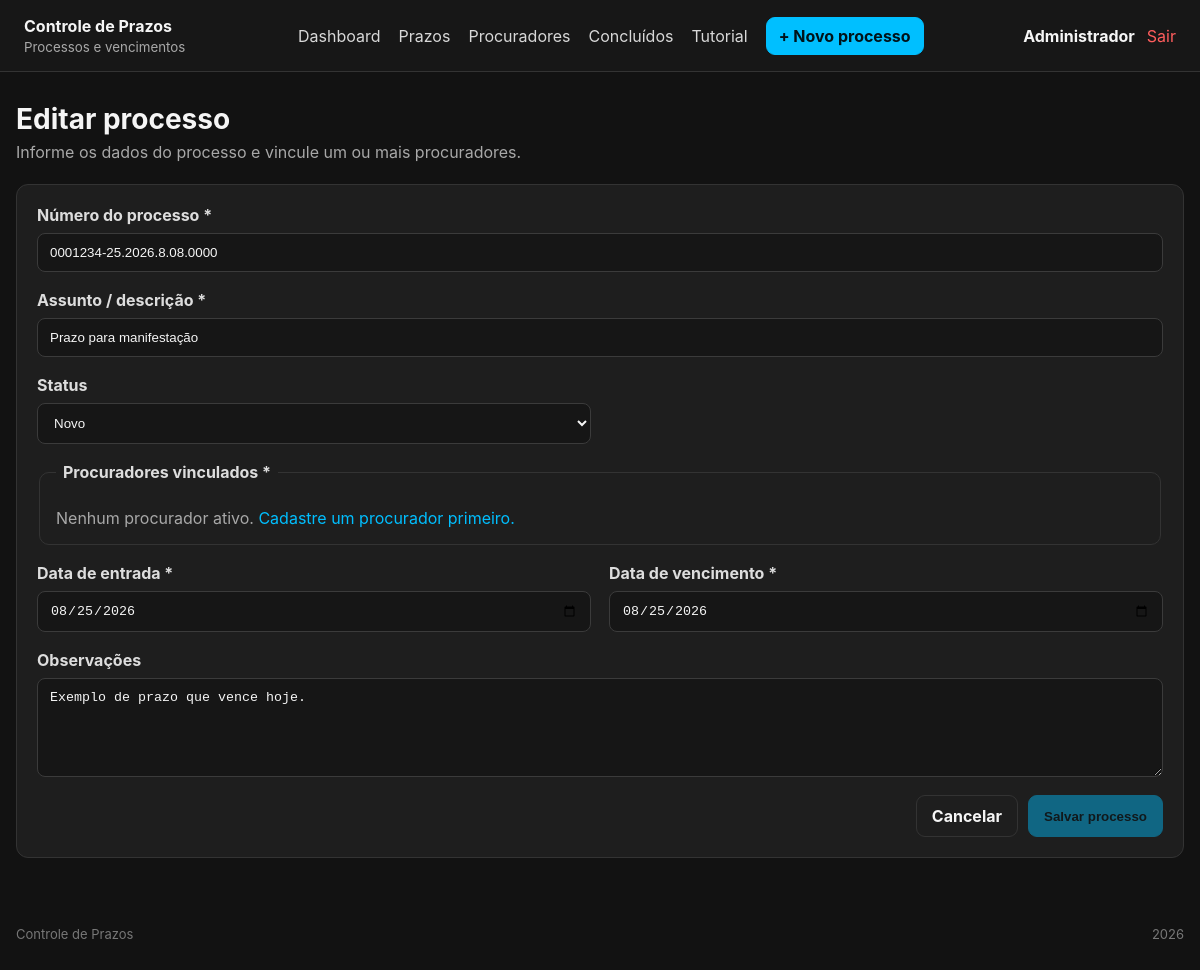
/prazo_form.php?id=1 (signed in), run on the app's committed database.
### tables this page shows
CREATE TABLE IF NOT EXISTS prazos (
    id INT UNSIGNED AUTO_INCREMENT PRIMARY KEY,
    numero_processo VARCHAR(100) NOT NULL,
    assunto VARCHAR(255) NOT NULL,
    responsavel_id INT UNSIGNED NULL,
    data_entrada DATE NOT NULL,
    data_vencimento DATE NOT NULL,
    status ENUM('Novo','Em andamento','Concluído','Retorno') NOT NULL DEFAULT 'Novo',
    observacoes TEXT NULL,
    criado_por INT UNSIGNED NULL,
    criado_em TIMESTAMP NOT NULL DEFAULT CURRENT_TIMESTAMP,
    atualizado_em TIMESTAMP NOT NULL DEFAULT CURRENT_TIMESTAMP ON UPDATE CURRENT_TIMESTAMP,
    INDEX idx_prazos_vencimento (data_vencimento),
    INDEX idx_prazos_status (status),
    INDEX idx_prazos_numero (numero_processo),
    CONSTRAINT fk_prazos_responsavel FOREIGN KEY (responsavel_id) REFERENCES usuarios(id) ON DELETE SET NULL,
    CONSTRAINT fk_prazos_criado_por FOREIGN KEY (criado_por) REFERENCES usuarios(id) ON DELETE SET NULL
);

### includes/helpers.php (called while the page is built, shortened)
<?php
function e(?string $valor): string
{
    return htmlspecialchars((string)$valor, ENT_QUOTES, 'UTF-8');
}

### prazo_form.php (the view, shortened to what this page needs)
<?php
require_once __DIR__ . '/includes/helpers.php';
$conn = db();
$id = isset($_GET['id']) ? (int)$_GET['id'] : 0;
$procuradores = $conn->query("SELECT id, nome, oab FROM procuradores WHERE ativo = 1 ORDER BY nome")->fetch_all(MYSQLI_ASSOC);
$dados = [
    'id' => 0,
    'numero_processo' => '',
    'assunto' => '',
    'data_entrada' => date('Y-m-d'),
    'data_vencimento' => '',
    'status' => 'Novo',
    'observacoes' => '',
];
if ($id > 0) {
    $stmt = $conn->prepare("SELECT * FROM prazos WHERE id = ?");
    $stmt->bind_param('i', $id);
    $stmt->execute();
    $registro = $stmt->get_result()->fetch_assoc();
    $dados = $registro;
}
require __DIR__ . '/includes/header.php';
?>
<section class="page-head">
    <div>
        <h1><?= $id ? 'Editar processo' : 'Novo processo' ?></h1>
        <p>Informe os dados do processo e vincule um ou mais procuradores.</p>
    </div>
</section>
<section class="panel form-panel">
    <form method="post" action="prazo_salvar.php" class="form-grid">
        <label class="col-2">
            Número do processo *
            <input type="text" name="numero_processo" required value="<?= e($dados['numero_processo']) ?>" placeholder="Ex.: 0001234-25.2026.8.08.0000">
        </label>
        <label class="col-2">
            Assunto / descrição *
            <input type="text" name="assunto" required value="<?= e($dados['assunto']) ?>" placeholder="Ex.: Prazo para manifestação">
        </label>
        <label>
            Status
            <select name="status">
                <?php foreach (['Novo', 'Em andamento', 'Concluído', 'Retorno'] as $status): ?>
                    <option value="<?= e($status) ?>" <?= $dados['status'] === $status ? 'selected' : '' ?>><?= e($status) ?></option>
                <?php endforeach; ?>
            </select>
        </label>
        <fieldset class="procuradores-field col-2">
            <legend>Procuradores vinculados *</legend>
            <?php if (!$procuradores): ?>
                <p class="field-help">Nenhum procurador ativo. <a href="procurador_form.php">Cadastre um procurador primeiro.</a></p>
            <?php endif; ?>
        </fieldset>
        <label>
            Data de entrada *
            <input type="date" name="data_entrada" required value="<?= e($dados['data_entrada']) ?>">
        </label>
        <label>
            Data de vencimento *
            <input type="date" name="data_vencimento" required value="<?= e($dados['data_vencimento']) ?>">
        </label>
        <label class="col-2">
            Observações
            <textarea name="observacoes" rows="5" placeholder="Informações adicionais sobre o prazo"><?= e($dados['observacoes']) ?></textarea>
        </label>
        <div class="form-actions col-2">
            <a href="prazos.php" class="btn btn-ghost">Cancelar</a>
            <button type="submit" class="btn btn-primary" <?= !$procuradores ? 'disabled' : '' ?>>Salvar processo</button>
        </div>
    </form>
</section>
<?php require __DIR__ . '/includes/footer.php'; ?>

### assets/css/style.css (style rules this page uses)
:root { --bg: #121212; --surface: #1e1e1e; --surface-2: #252525; --border: #333; --text: #f5f5f5; --muted: #a8a8a8; --accent: #00bfff; --danger: #ff5d5d; --warning: #ffc857; --success: #63d471; --orange: #ff9f43; }
* { box-sizing: border-box; }
body { margin: 0; font-family: Inter, system-ui, -apple-system, BlinkMacSystemFont, "Segoe UI", sans-serif; background: var(--bg); color: var(--text); }
a { color: inherit; text-decoration: none; }
.page-head { display: flex; align-items: center; justify-content: space-between; gap: 20px; margin-bottom: 22px; }
.page-head h1 { margin: 0 0 6px; font-size: 28px; }
.page-head p { margin: 0; color: var(--muted); }
.btn { border: 1px solid var(--border); background: var(--surface-2); color: var(--text); border-radius: 9px; padding: 10px 15px; cursor: pointer; font-weight: 700; }
.btn-primary { background: var(--accent); border-color: var(--accent); color: #00131a; }
.btn-ghost { background: transparent; }
.panel { background: var(--surface); border: 1px solid var(--border); border-radius: 12px; overflow: hidden; }
input, select, textarea { width: 100%; border: 1px solid #3b3b3b; background: #161616; color: var(--text); border-radius: 8px; padding: 11px 12px; outline: none; }
textarea { resize: vertical; }
.form-panel { padding: 20px; }
.form-grid { display: grid; grid-template-columns: repeat(2, minmax(0, 1fr)); gap: 18px; }
.form-grid label { display: grid; gap: 8px; font-weight: 700; color: #ddd; }
.col-2 { grid-column: span 2; }
.procuradores-field { border: 1px solid var(--border); border-radius: 10px; padding: 16px; }
.procuradores-field legend { padding: 0 7px; color: #ddd; font-weight: 700; }
.checkbox-card small, .field-help { color: var(--muted); font-weight: 400; }
.field-help { margin: 10px 0 0; }
.field-help a { color: var(--accent); }
button:disabled { opacity: .45; cursor: not-allowed; }
.form-actions { display: flex; justify-content: flex-end; gap: 10px; }

### data on the page
prazos: numero_processo "0001234-25.2026.8.08.0000", assunto "Prazo para manifestação", data_entrada "08/25/2026", data_vencimento "08/25/2026", observacoes "Exemplo de prazo que vence hoje."

### other printed values
$usuario['nome'] "Administrador"
form field status "Novo"
